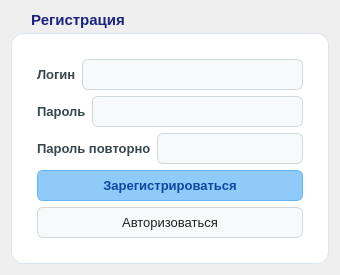
<?xml version="1.0" encoding="UTF-8"?>
<ui version="4.0">
 <class>registerCard</class>
 <widget class="QWidget" name="registerCard">
  <property name="geometry">
   <rect>
    <x>0</x>
    <y>0</y>
    <width>340</width>
    <height>258</height>
   </rect>
  </property>
  <property name="windowTitle">
   <string>Form</string>
  </property>
  <property name="styleSheet">
   <string notr="true">/* Мягкий светлый градиент всего окна регистрации */
QWidget#registerCard {
    background: qlineargradient(x1:0, y1:0, x2:1, y2:1, 
                stop:0 #f5f7fa, stop:1 #e4ebf5);
}

/* Белая карточка формы (QGroupBox) */
QWidget#registerCard QGroupBox {
    background-color: #ffffff;
    border: 1px solid #dbe4f0;
    border-radius: 12px;
    margin-top: 22px;
    padding: 16px;
    font-size: 15px;
    font-weight: bold;
    color: #1a237e;
}

/* Заголовок &quot;Регистрация&quot; */
QWidget#registerCard QGroupBox::title {
    subcontrol-origin: margin;
    subcontrol-position: top left;
    left: 12px;
    padding: 0 6px;
    color: #1a237e;
}

/* Подписи полей (Логин, Пароль, Пароль повторно) */
QWidget#registerCard QLabel {
    background-color: transparent;
    color: #37474f;
    font-size: 13px;
    font-weight: bold;
}

/* Поля ввода */
QWidget#registerCard QLineEdit {
    background-color: #f8f9fa;
    color: #212121;
    border: 1px solid #cfd8dc;
    border-radius: 6px;
    padding: 6px 10px;
    font-size: 13px;
}

QWidget#registerCard QLineEdit:focus {
    border: 1px solid #64b5f6;
    background-color: #ffffff;
}

/* Второстепенная кнопка (&quot;Авторизоваться&quot;) */
QWidget#registerCard QPushButton {
    background-color: #f8f9fa;
    color: #212121;
    border: 1px solid #cfd8dc;
    border-radius: 6px;
    padding: 7px 14px;
    font-size: 13px;
}

QWidget#registerCard QPushButton:hover {
    background-color: #e3f2fd;
    border: 1px solid #90caf9;
    color: #0d47a1;
}

/* Главная голубая кнопка действия (&quot;Зарегистрироваться&quot; - проверьте её objectName) */
QWidget#registerCard QPushButton#register_btn {
    background-color: #90caf9;
    color: #0d47a1;
    border: 1px solid #64b5f6;
    font-weight: bold;
}

QWidget#registerCard QPushButton#register_btn:hover {
    background-color: #64b5f6;
}
</string>
  </property>
  <layout class="QVBoxLayout" name="verticalLayout_4">
   <item>
    <widget class="QGroupBox" name="groupBox">
     <property name="title">
      <string>Регистрация</string>
     </property>
     <layout class="QHBoxLayout" name="horizontalLayout_4">
      <item>
       <layout class="QVBoxLayout" name="verticalLayout_3">
        <item>
         <layout class="QVBoxLayout" name="verticalLayout">
          <item>
           <layout class="QHBoxLayout" name="horizontalLayout">
            <item>
             <widget class="QLabel" name="label">
              <property name="text">
               <string>Логин</string>
              </property>
             </widget>
            </item>
            <item>
             <widget class="QLineEdit" name="lineEdit"/>
            </item>
           </layout>
          </item>
          <item>
           <layout class="QHBoxLayout" name="horizontalLayout_2">
            <item>
             <widget class="QLabel" name="label_2">
              <property name="text">
               <string>Пароль</string>
              </property>
             </widget>
            </item>
            <item>
             <widget class="QLineEdit" name="lineEdit_2"/>
            </item>
           </layout>
          </item>
          <item>
           <layout class="QHBoxLayout" name="horizontalLayout_3">
            <item>
             <widget class="QLabel" name="label_3">
              <property name="text">
               <string>Пароль повторно</string>
              </property>
             </widget>
            </item>
            <item>
             <widget class="QLineEdit" name="lineEdit_3"/>
            </item>
           </layout>
          </item>
         </layout>
        </item>
        <item>
         <spacer name="verticalSpacer">
          <property name="orientation">
           <enum>Qt::Orientation::Vertical</enum>
          </property>
          <property name="sizeHint" stdset="0">
           <size>
            <width>20</width>
            <height>40</height>
           </size>
          </property>
         </spacer>
        </item>
        <item>
         <layout class="QVBoxLayout" name="verticalLayout_2">
          <item>
           <widget class="QPushButton" name="register_btn">
            <property name="text">
             <string>Зарегистрироваться</string>
            </property>
           </widget>
          </item>
          <item>
           <widget class="QPushButton" name="login_btn">
            <property name="text">
             <string>Авторизоваться</string>
            </property>
           </widget>
          </item>
         </layout>
        </item>
       </layout>
      </item>
     </layout>
    </widget>
   </item>
  </layout>
 </widget>
 <resources/>
 <connections/>
</ui>
